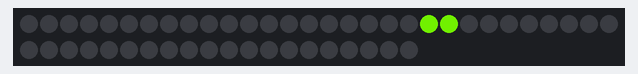
This sketch was run on a simulated Arduino Uno, built with avr-gcc and run on an emulated ATmega328P. On the bench: 50 RGB LEDs in strip order, left to right, continuing on the next row. Dim RGB values are drawn brighter than linear; random numbers use the default seed unless the sketch sets one.

Above: at 0.1 s.
At 2.9 s:
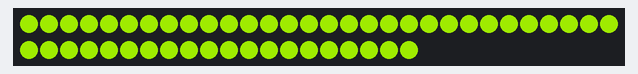
At 15.5 s:
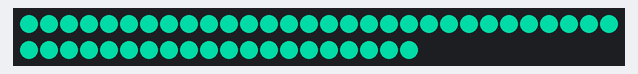
At 25.4 s:
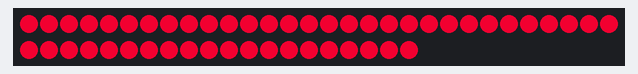
At 29.5 s:
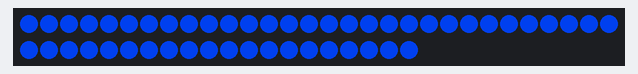
At 37.5 s:
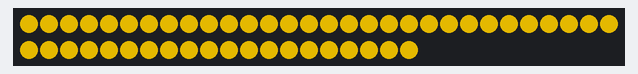

Measured:
- what the display in image 1 shows lasts 1.0 s, from 2.8 s to 3.8 s

The sketch:

nmn_stranger_hunt_board.ino
```cpp
#include <FastLED.h>

// ===== Hardware =====
#define DATA_PIN     6
#define NUM_LEDS     50
#define LED_TYPE     WS2811
#define COLOR_ORDER  RGB    // try GRB if red/green look swapped

CRGB leds[NUM_LEDS];

// ===== Timing (seconds) =====
const float CHAR_SECONDS   = 0.5;   // y: per-character on time
const float ALL_ON_SECONDS = 1.0;   // x: all-on between words
const float BLANK_SECONDS  = 0.3;   // b: blank before/after all-on

// ===== Letter -> LED mapping (PLACEHOLDER — replace with real mapping) =====
// Each letter maps to up to 2 LED indices. Use -1 for unused slot.
const int8_t letterMap[26][2] = {
  {49, 48},  // A
  {47, 46},  // B
  {45, 44},  // C
  {43, 42},  // D
  {41, 40},  // E
  {39, 38},  // F
  {37, 36},  // G
  {35, 34},  // H

  {17, 16},  // I
  {19, 18},  // J
  {21, 20},  // K
  {23, 22},  // L
  {25, 24},  // M
  {27, 26},  // N
  {29, 28},  // O
  {31, 30},  // P
  {33, 32},  // Q

  {15, 14},  // R
  {13, 12},  // S
  {11, 10},  // T
  { 9,  8},  // U
  { 7,  6},  // V
  { 5,  4},  // W
  { 3,  2},  // X
  { 1, -1},  // Y
  { 0, -1},  // Z
};

// ===== Loop words =====
const char* words[] = {
  "KOCKA",
  "URA",
  "RADIO",
  "VRATA"
};
const uint8_t NUM_WORDS = sizeof(words) / sizeof(words[0]);

void setup() {
  FastLED.addLeds<LED_TYPE, DATA_PIN, COLOR_ORDER>(leds, NUM_LEDS);
  FastLED.setBrightness(255);  // max brightness always
  clearAll();
  FastLED.show();

  randomSeed(analogRead(A0));  // seed RNG from a floating analog pin
}

void loop() {
  for (uint8_t i = 0; i < NUM_WORDS; i++) {
    showMessage(words[i]);

    // Between every word: all lights light up once
    blankFor(BLANK_SECONDS);
    allOnFor(ALL_ON_SECONDS);
    blankFor(BLANK_SECONDS);
  }

  // End of loop: all lights light up three times
  for (uint8_t j = 0; j < 3; j++) {
    allOnFor(ALL_ON_SECONDS);
    blankFor(BLANK_SECONDS);
  }
}

void showMessage(const char* msg) {
  for (uint16_t i = 0; msg[i] != '\0'; i++) {
    char c = msg[i];
    if (c >= 'a' && c <= 'z') c -= 32;
    clearAll();

    if (c >= 'A' && c <= 'Z') {
      uint8_t idx = c - 'A';
      CRGB color = randomColor();
      for (uint8_t k = 0; k < 2; k++) {
        int8_t ledIdx = letterMap[idx][k];
        if (ledIdx >= 0 && ledIdx < NUM_LEDS) leds[ledIdx] = color;
      }
    }
    // unmapped char (space, punctuation, etc.) -> all blank for y seconds

    FastLED.show();
    delaySeconds(CHAR_SECONDS);
  }
}

void allOnFor(float seconds) {
  fill_solid(leds, NUM_LEDS, randomColor());
  FastLED.show();
  delaySeconds(seconds);
}

void blankFor(float seconds) {
  clearAll();
  FastLED.show();
  delaySeconds(seconds);
}

void clearAll() {
  fill_solid(leds, NUM_LEDS, CRGB::Black);
}

CRGB randomColor() {
  // Random hue, full saturation, full value -> vivid max-luminance color
  return CHSV(random8(), 255, 255);
}

void delaySeconds(float seconds) {
  delay((unsigned long)(seconds * 1000.0));
}
```
